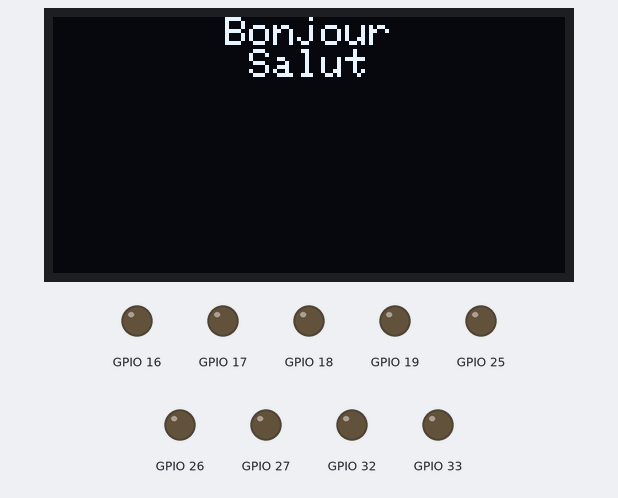
This program was run on a simulated ESP32. Parts: 128×64 one-colour display, output pins drawn as LEDs (lit = HIGH). The display library's start-up logo is not drawn; random numbers use the default seed unless the program sets one; what the program prints to the serial monitor is not drawn.

Above: at 0.4 s.
At 2.5 s:
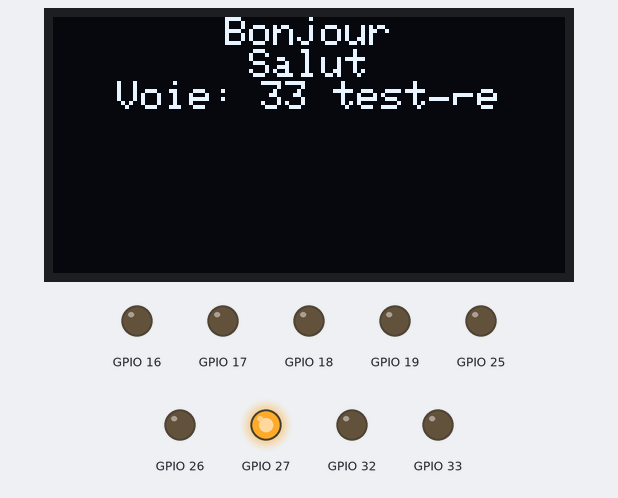
At 8.5 s:
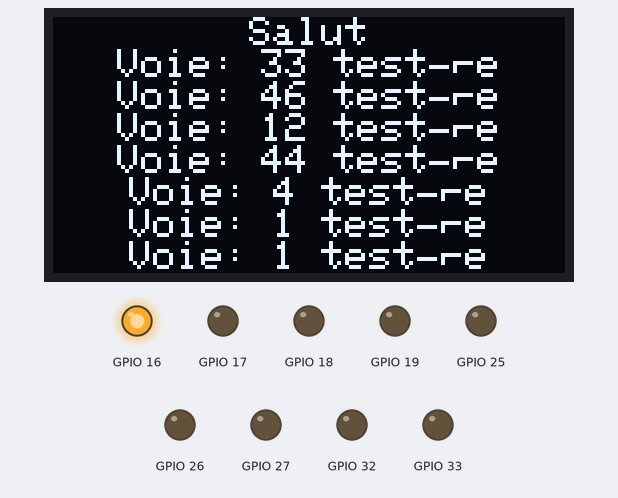
At 15.5 s:
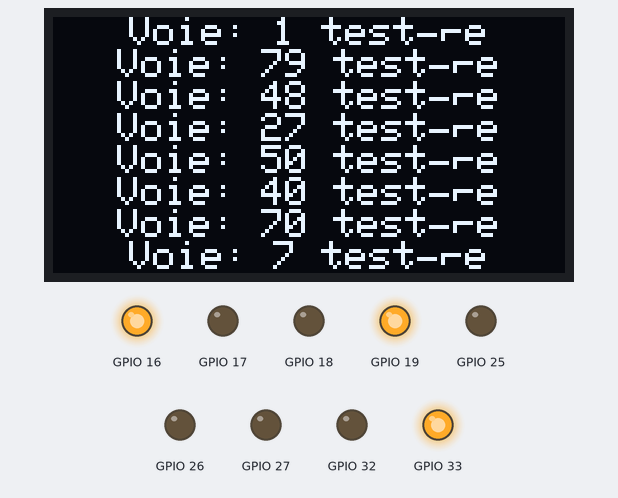
At 22.5 s:
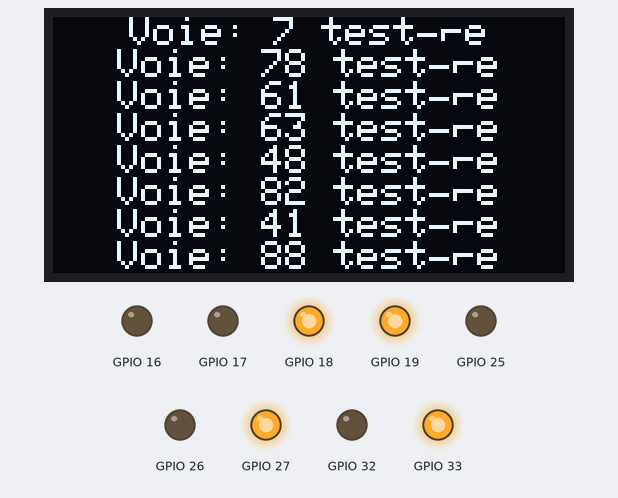
At 36.5 s:
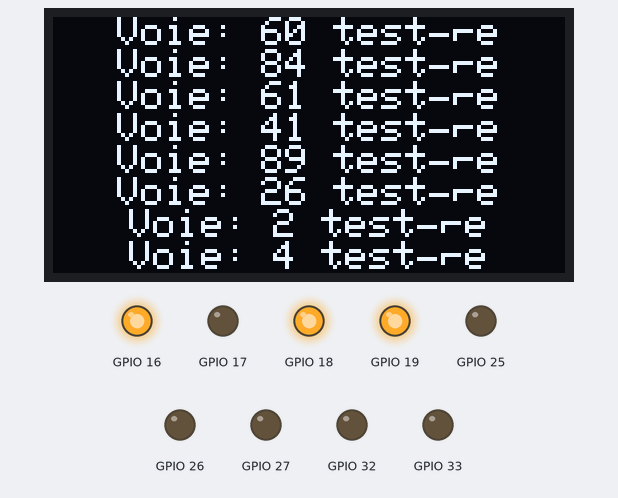
Timing chart, 0 to 40.0 s (numbered marks = the images above):
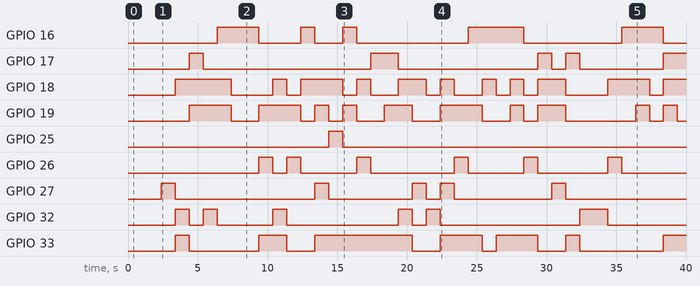

The program:

main.cpp
```cpp
#include <Arduino.h>
#include <SelectionDeLaVoie.h>
#include <IHM.h>
#include <stdlib.h>

#define BUS_MUX0 18 //Choisi au hasard, à mettre les bonnes pin par rapport au kicad
#define BUS_MUX1 19
#define BUS_MUX2 33

#define EN_MUX0 16   // EN_MUX0 → GPIO16
#define EN_MUX1 17   // EN_MUX1 → GPIO17
#define EN_MUX2 25   // EN_MUX2 → GPIO33
#define EN_MUX3 26   // EN_MUX3 → GPIO25
#define EN_MUX4 27   // EN_MUX4 → GPIO26
#define EN_MUX5 32   // EN_MUX5 → GPIO35


unsigned long tempsEchantillonagePrecedent = 0;
unsigned long tempsEchantillonage = 1000; //En milliseconde

int compteurTemps = 0;

 // Define the bus and enable structures
    SelectionDeLaVoieBUS bus = {BUS_MUX0, BUS_MUX1, BUS_MUX2}; // Example pins for bus
    SelectionDeLaVoieENABLEMUX enable = {EN_MUX0, EN_MUX1, EN_MUX2, EN_MUX3, EN_MUX4, EN_MUX5}; // Example pins for enable

    // Create an instance of SelectionDeLaVoie
    SelectionDeLaVoie selection(bus, enable);

void setup() {
    Serial.begin(115200);
    randomSeed(analogRead(0)); // Initialisation du générateur aléatoire


    initIHM(); // Initialize the IHM
    // Test printMidOLED
    printMidOLED("Bonjour\nSalut");
    delay(2000); // attendre 2 secondes
    displayLogo(); // Afficher le logo


    // Test selectionVoie
    Serial.println("Testing selectionVoie sur voie 10...");

    selection.selectionVoie(10); // Example voie


}

void loop() {
    if((millis() - tempsEchantillonagePrecedent) >= tempsEchantillonage){
        //Si le temps d'échantillonage est écoulé, soit ici une seconde
        tempsEchantillonagePrecedent = millis();//En milliseconde

        compteurTemps++;
        Serial.printf("compteurTemps : %d", compteurTemps);

        // Choix aleatoire d'une voie entre 1 et 96
        int voieAleatoire = random(1, 97); // random(min, max) : max exclu
        Serial.printf("Voie aléatoire sélectionnée : %d\n", voieAleatoire);

        selection.selectionVoie(voieAleatoire); // Sélection de la voie
        char buffer[32]; //Buffer me permet de creer un tableau de Chaine de Caractères
        snprintf(buffer, sizeof(buffer), "Voie: %d testée", voieAleatoire); //printf utiliser dans une chaine
        printMidOLED(buffer); // Affichage sur l'écran OLED

        if(compteurTemps >= 5){
            compteurTemps = 0;
            Serial.println("5 secondes écoulées");
        }

    }
}
```

Measured:
- by itself, GPIO 16: LOW → HIGH at 6.4 s, → LOW 3.0 s later, → HIGH 3.0 s later, → LOW 1.0 s later, … (10 changes in this stretch)
- by itself, GPIO 17: LOW → HIGH at 4.4 s, → LOW 1.0 s later, → HIGH 12.0 s later, → LOW 2.0 s later, … (9 changes in this stretch)
- by itself, GPIO 18: LOW → HIGH at 3.4 s, → LOW 4.0 s later, → HIGH 3.0 s later, → LOW 1.0 s later, … (21 changes in this stretch)
- by itself, GPIO 19: LOW → HIGH at 4.4 s, → LOW 3.0 s later, → HIGH 2.0 s later, → LOW 3.0 s later, … (20 changes in this stretch)
- by itself, GPIO 25: LOW → HIGH at 14.4 s, → LOW 1.0 s later
- by itself, GPIO 26: LOW → HIGH at 9.4 s, → LOW 1.0 s later, → HIGH 1.0 s later, → LOW 1.0 s later, … (12 changes in this stretch)
- by itself, GPIO 27: LOW → HIGH at 2.4 s, → LOW 1.0 s later, → HIGH 10.0 s later, → LOW 1.0 s later, … (10 changes in this stretch)
- by itself, GPIO 32: LOW → HIGH at 3.4 s, → LOW 1.0 s later, → HIGH 1.0 s later, → LOW 1.0 s later, … (12 changes in this stretch)
